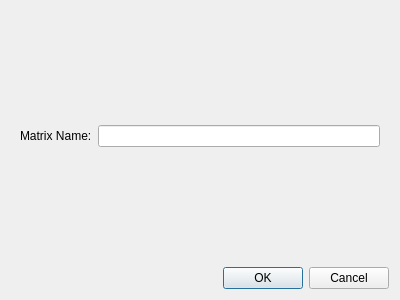
<?xml version="1.0" encoding="UTF-8"?>
<ui version="4.0">
 <class>Dialog</class>
 <widget class="QDialog" name="Dialog">
  <property name="geometry">
   <rect>
    <x>0</x>
    <y>0</y>
    <width>400</width>
    <height>300</height>
   </rect>
  </property>
  <property name="windowTitle">
   <string>Dialog</string>
  </property>
  <layout class="QVBoxLayout" name="verticalLayout">
   <item>
    <widget class="QWidget" name="widget" native="true">
     <layout class="QHBoxLayout" name="horizontalLayout">
      <item>
       <widget class="QLabel" name="label">
        <property name="text">
         <string>Matrix Name:</string>
        </property>
       </widget>
      </item>
      <item>
       <widget class="QLineEdit" name="lineEdit"/>
      </item>
     </layout>
    </widget>
   </item>
   <item>
    <widget class="QDialogButtonBox" name="buttonBox">
     <property name="orientation">
      <enum>Qt::Horizontal</enum>
     </property>
     <property name="standardButtons">
      <set>QDialogButtonBox::Cancel|QDialogButtonBox::Ok</set>
     </property>
    </widget>
   </item>
  </layout>
 </widget>
 <resources/>
 <connections>
  <connection>
   <sender>buttonBox</sender>
   <signal>accepted()</signal>
   <receiver>Dialog</receiver>
   <slot>accept()</slot>
   <hints>
    <hint type="sourcelabel">
     <x>248</x>
     <y>254</y>
    </hint>
    <hint type="destinationlabel">
     <x>157</x>
     <y>274</y>
    </hint>
   </hints>
  </connection>
  <connection>
   <sender>buttonBox</sender>
   <signal>rejected()</signal>
   <receiver>Dialog</receiver>
   <slot>reject()</slot>
   <hints>
    <hint type="sourcelabel">
     <x>316</x>
     <y>260</y>
    </hint>
    <hint type="destinationlabel">
     <x>286</x>
     <y>274</y>
    </hint>
   </hints>
  </connection>
 </connections>
</ui>
